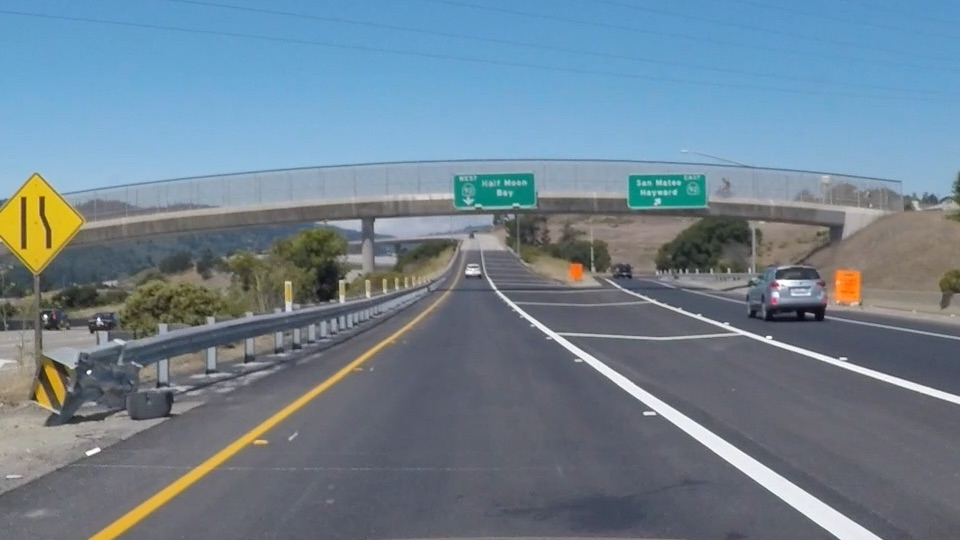
#> input picture images/exit-ramp.jpg, 960 x 540 px
$ jupyter execute --allow-errors 'Finding Lane Lines - Hough Transform.ipynb'
#> lines starting #> are read from the running program, lines starting #| are printed output that depends on the picture; after the words box and inside, x2 and y2 are one past the last pixel; in counts of white or black regions, pixels touching at a corner belong together
# Implementing a Hough Transform on Edge Detected Image

Now you know how the Hough Transform works, but to accomplish the task of finding lane lines, we need to specify some parameters to say what kind of lines we want to detect (i.e., long lines, short lines, bendy lines, dashed lines, etc.).

To do this, we'll be using an OpenCV function called `HoughLinesP` that takes several parameters. Let's code it up and find the lane lines in the image we detected edges in with the Canny function (for a look at coding up a Hough Transform from scratch, check [this](https://alyssaq.github.io/2014/understanding-hough-transform/) out.) .

`lines = cv2.HoughLinesP(edges, rho, theta, threshold, np.array([]), min_line_length, max_line_gap)`

OpenCV provides a function named `HoughLinesP` that we will use to find lines in an image.

In this case, we are operating on the image `edges` (the output from `Canny`) and the output from `HoughLinesP` will be `lines`, which will simply be an array containing the endpoints (x1, y1, x2, y2) of all line segments detected by the transform operation. The other parameters define just what kind of line segments we're looking for.

First, `rho` and `theta` are the distance and angular resoltuion of our grid in Hough Space. Remember that, in Hough Space, we ahve a grid laid out along the (Θ, ρ) axis. You need to specify `rho` in units of pixels and `theta` in units of radians.

What are reasonable values? Well, `rho` takes a minimum value fo 1, and a reasonable starting place for `theta` is 1 degree (pi / 180 in radians). cale these values up to be more flexible in your definition of what constitutes a line.

The `threshold` parameter specifies the minimum number of votes (intersections i a given grid cell) a candidate line needs to have to make it into the output. The empty `NP.ARRAY([])` is just a placeholder, no need to change it. `min_line_length` is a minimum length of a line (in pixels) that will accept in the output. `max_line_gap` is the max distance (in pixels) btwn segments that you will allow to be connected into a single line. You can iteration through your output `lines` and draw them onto the image to see what you got!

[cell 1]
# imports
import matplotlib.pyplot as plt
import matplotlib.image as mpimg
import numpy as np
import cv2

[cell 2]
# Read in and grayscale the image
image = mpimg.imread('images/exit-ramp.jpg')
#> image is the input picture: shape (540, 960, 3); mean R, G, B 111.3, 130.2, 144.4
blur_gray = cv2.cvtColor(image, cv2.COLOR_RGB2GRAY)
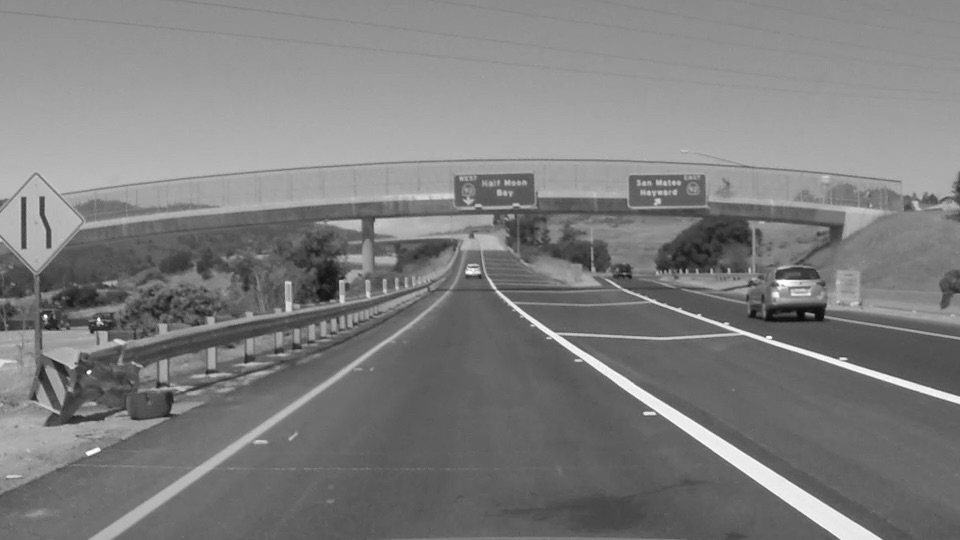
#> blur_gray: shape (540, 960); min 7, max 255, mean 126.2

[cell 3]
# Gaussian Smoothing
# Define a kernel size and apply Gaussian smoothing
kernel_size = 5
#> (the rest of this cell did not finish here and is left out)

[cell 4]
# Canny
# Define our parameters for Canny and apply
low_threshold = 50
high_threshold = 150
edges = cv2.Canny(blur_gray, low_threshold, high_threshold)
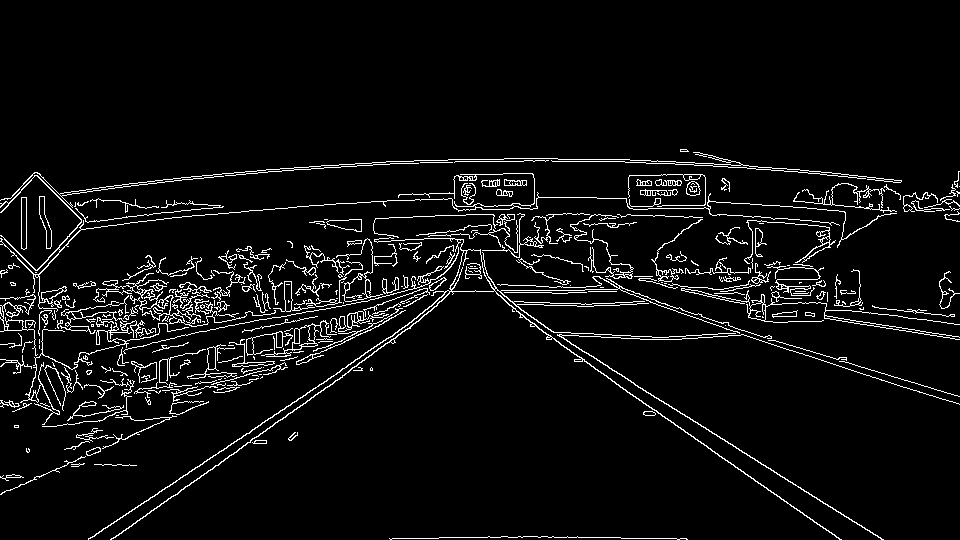
#> edges: shape (540, 960); 5.3% white in thin lines or dots, all inside (x1, y1, x2, y2) = (0, 149, 960, 540)

[cell 5]
# Masking
# Next we'll create a masked edges image using cv2.fillPoly()
mask = np.zeros_like(edges)
ignore_mask_color = 255

# This time we are defining a four sided polygon to mask
imshape = image.shape
#> imshape = (540, 960, 3)
vertices = np.array([[(0,imshape[0]),(450, 290), (490, 290), (imshape[1],imshape[0])]], dtype=np.int32)
cv2.fillPoly(mask, vertices, ignore_mask_color)
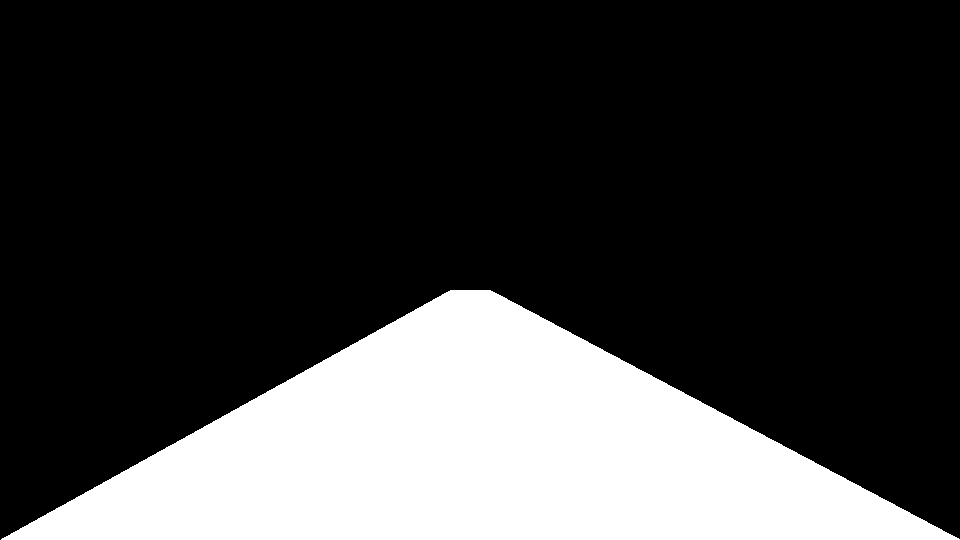
#> mask: shape (540, 960); 24.2% white; 1 white region, box (x1, y1, x2, y2) and area: (1, 290, 960, 540) 125210
masked_edges = cv2.bitwise_and(edges, mask)
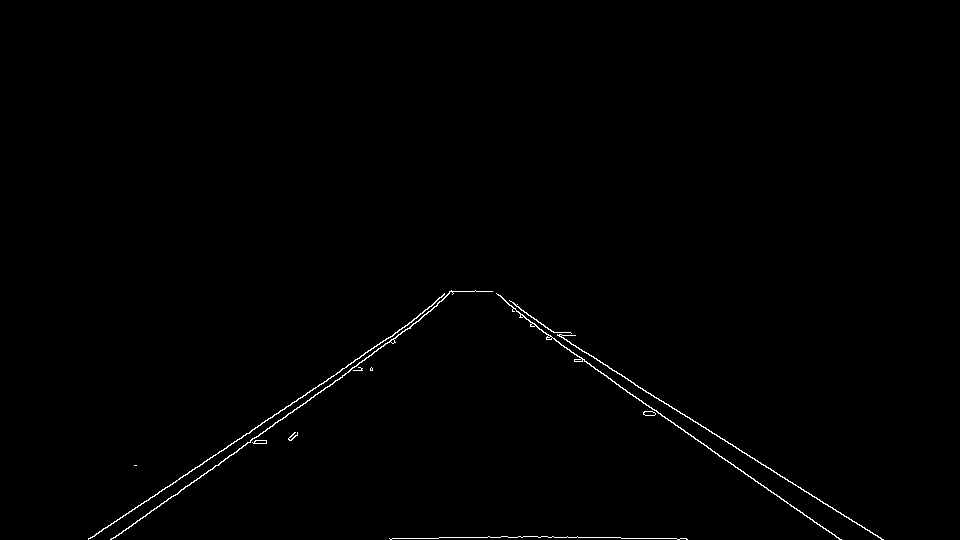
#> masked_edges: shape (540, 960); 0.57% white in thin lines or dots, all inside (x1, y1, x2, y2) = (88, 290, 884, 540)

[cell 6]
# Hough Transform
# Define the Hough transform parameters
# Make a blank the same size as our image to draw on
rho = 1
theta = np.pi/180
threshold = 1
min_line_length = 10
max_line_gap = 1
line_image = np.copy(image)*0 # creating a blank to draw lines on
#> line_image: shape (540, 960, 3); every value is 0

# Run Hough on edge detected image
lines = cv2.HoughLinesP(edges, rho, theta, threshold, np.array([]), min_line_length, max_line_gap)
#> lines = 242 rows, first 6: [681, 289, 691, 292], [294, 402, 341, 370], [536, 208, 536, 198], [571, 333, 584, 333], [3, 323, 3, 311], [601, 337, 639, 338]

# Iterate over the output "lines" and draw lines on the blank
for line in lines:
    for x1,y1,x2,y2 in line:
        cv2.line(line_image,(x1,y1),(x2,y2),(255,0,0),10)
#> this loop made 242 passes
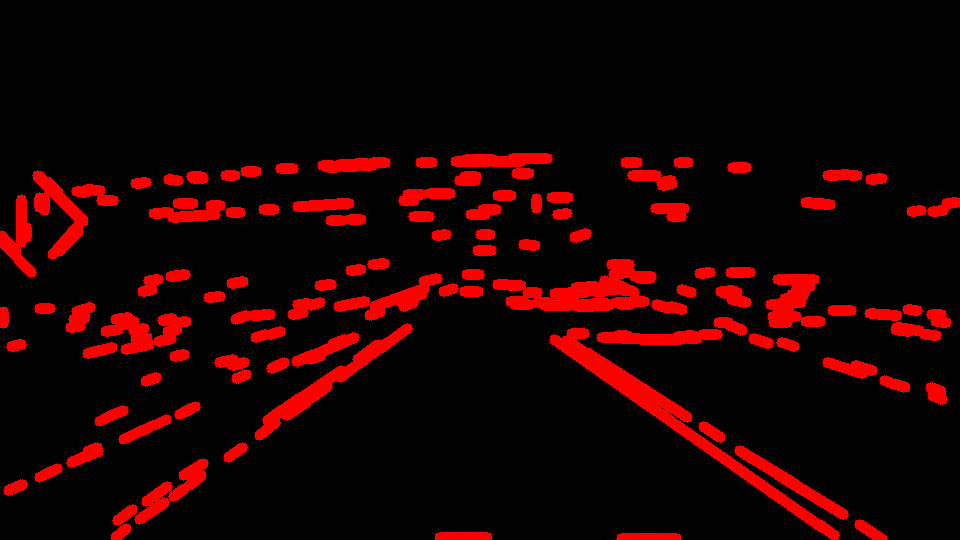
#> line_image: shape (540, 960, 3); mean R, G, B 28.1, 0, 0

[cell 7]
# Create a "color" binary image to combine with line image
color_edges = np.dstack((edges, edges, edges))

# Draw the lines on the edge image
combo = cv2.addWeighted(color_edges, 0.8, line_image, 1, 0)
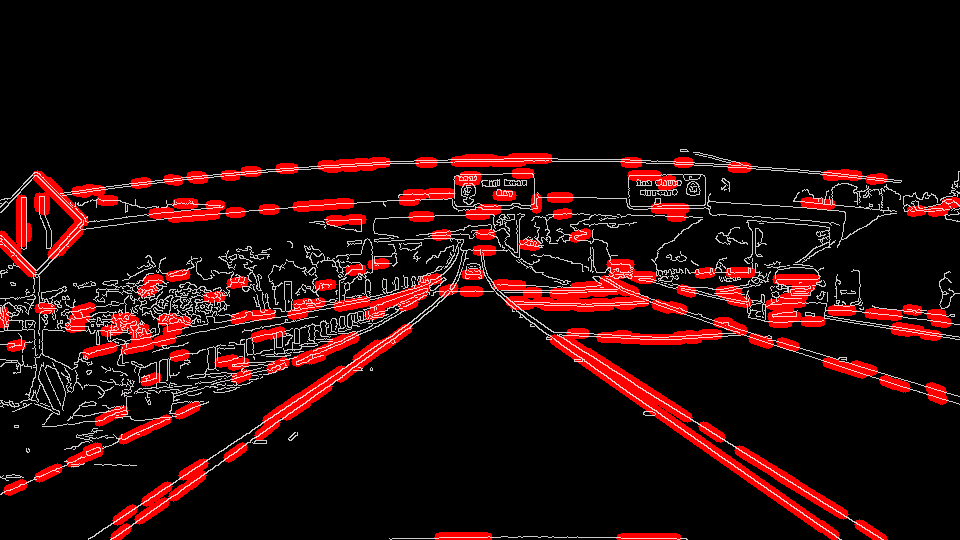
#> combo: shape (540, 960, 3); mean of channels 0, 1, 2 34.8, 10.7, 10.7; drawn as R, G, B
plt.imshow(combo)
plt.show()
